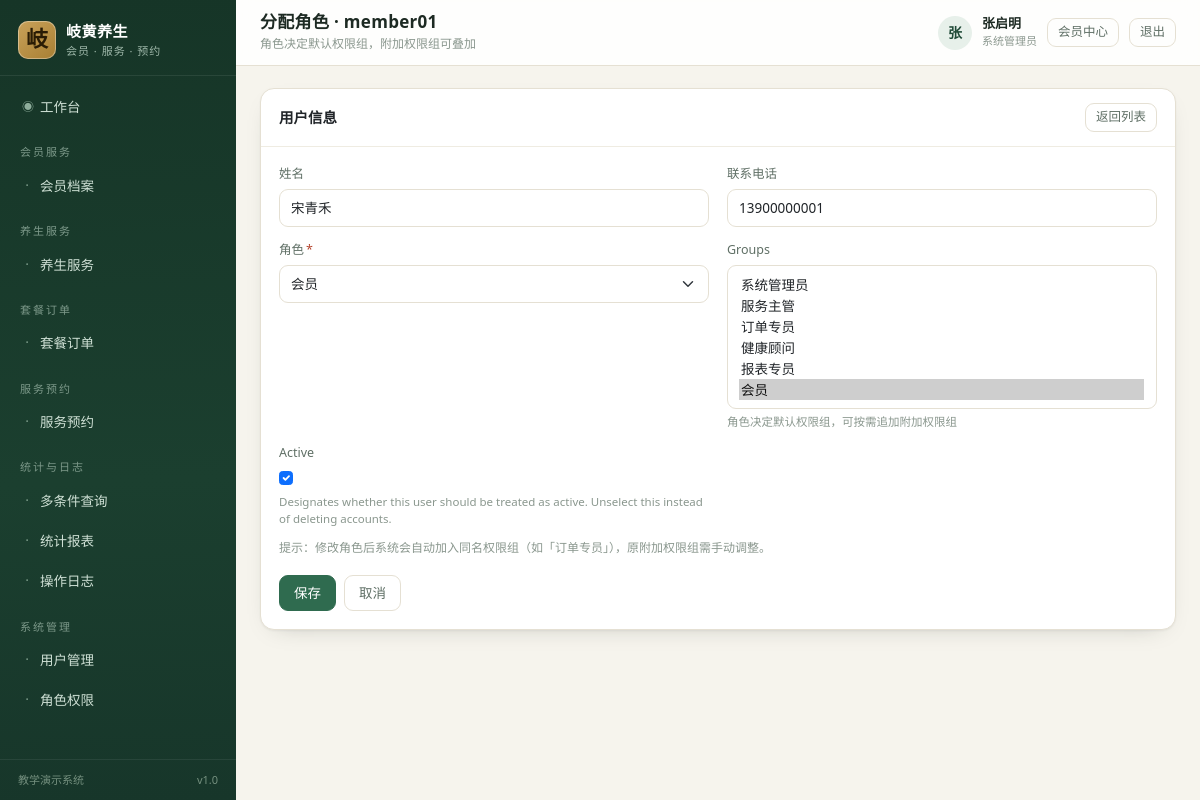
Page /accounts/users/13/role/ (signed in) on the committed database.
### core/models.py (models this page shows, shortened)
class Menu(models.Model):
    GROUP_CHOICES = [
        ("member", "会员服务"),
        ("service", "养生服务"),
        ("order", "套餐订单"),
        ("appointment", "服务预约"),
        ("report", "统计与日志"),
        ("system", "系统管理"),
    ]
    code = models.CharField("菜单编码", max_length=50, unique=True)
    name = models.CharField("菜单名称", max_length=50)
    url_name = models.CharField("路由名称", max_length=80)
    perm_codename = models.CharField("所需权限", max_length=100, blank=True,
                                     help_text="如 services.view_healthservice，留空表示登录即可访问")
    icon = models.CharField("图标", max_length=40, default="bi-circle")
    role_scope = models.CharField(
        "适用角色", max_length=120, blank=True,
        help_text="逗号分隔的角色编码（如 member,therapist），留空表示全部角色",
    )
    group = models.CharField("分组", max_length=20, choices=GROUP_CHOICES, default="service")
    sort_order = models.IntegerField("排序", default=0)
    is_active = models.BooleanField("启用", default=True)
    class Meta:
        verbose_name = "系统菜单"
        verbose_name_plural = "系统菜单"
        ordering = ["group", "sort_order", "id"]

### accounts/models.py (models this page shows, shortened)
class User(AbstractUser):
    ROLE_CHOICES = [
        ("admin", "系统管理员"),
        ("service_manager", "服务主管"),
        ("order_clerk", "订单专员"),
        ("therapist", "健康顾问"),
        ("reporter", "报表专员"),
        ("member", "会员"),
    ]
    ROLE_GROUP_MAP = {
        "admin": "系统管理员",
        "service_manager": "服务主管",
        "order_clerk": "订单专员",
        "therapist": "健康顾问",
        "reporter": "报表专员",
        "member": "会员",
    }
    role = models.CharField("角色", max_length=30, choices=ROLE_CHOICES, default="member")
    display_name = models.CharField("姓名", max_length=30, blank=True)
    phone = models.CharField("联系电话", max_length=20, blank=True)
    last_login_ip = models.CharField("最近登录IP", max_length=45, blank=True)
    class Meta:
        verbose_name = "系统用户"
        verbose_name_plural = "系统用户"
        ordering = ["-date_joined"]
    @property
    def is_member(self):
        return self.role == "member"

### accounts/views.py (the view, shortened to what this page needs)
# urls.py: path("users/<int:pk>/role/", views.UserRoleUpdateView.as_view(), name="user_role"),
class UserRoleUpdateView(PermRequiredMixin, UpdateView):
    model = User
    form_class = UserRoleForm
    template_name = "accounts/user_form.html"
    permission_required = "auth.change_user"
    success_url = reverse_lazy("accounts:user_list")
    context_object_name = "target_user"

### accounts/forms.py
class UserRoleForm(StyledFormMixin, forms.ModelForm):
    class Meta:
        model = User
        fields = ["display_name", "phone", "role", "groups", "is_active"]
        widgets = {"groups": forms.SelectMultiple(attrs={"size": 6})}
    def __init__(self, *args, **kwargs):
        super().__init__(*args, **kwargs)
        self.apply_style()
        self.fields["groups"].help_text = "角色决定默认权限组，可按需追加附加权限组"

### accounts/forms.py (called while the page is built)
    def apply_style(self):
        for name, field in self.fields.items():
            widget = field.widget
            css = "form-control"
            if isinstance(widget, forms.CheckboxInput):
                css = "form-check-input"
            elif isinstance(widget, (forms.Select, forms.SelectMultiple)):
                css = "form-select"
            elif isinstance(widget, forms.Textarea):
                widget.attrs.setdefault("rows", 3)
            existing = widget.attrs.get("class", "")
            widget.attrs["class"] = f"{existing} {css}".strip()
            if isinstance(widget, forms.DateInput):
                widget.input_type = "date"
            if field.required and not isinstance(widget, forms.CheckboxInput):
                widget.attrs.setdefault("required", "required")

### core/context_processors.py (called while the page is built)
def navigation(request):
    user = getattr(request, "user", None)
    if user is None or not user.is_authenticated:
        return {"nav_groups": [], "nav_menus": []}
    role = getattr(user, "role", "")
    menus = []
    for menu in Menu.objects.filter(is_active=True):
        if menu.role_scope and role not in [r.strip() for r in menu.role_scope.split(",") if r.strip()]:
            continue
        if not menu.perm_codename or user.has_perm(menu.perm_codename):
            menus.append(menu)
    group_labels = dict(Menu.GROUP_CHOICES)
    groups = []
    for code, label in Menu.GROUP_CHOICES:
        items = [m for m in menus if m.group == code]
        if items:
            groups.append({"code": code, "label": group_labels.get(code, label), "items": items})
    return {"nav_groups": groups, "nav_menus": menus}

### core/templatetags/ui_tags.py (called while the page is built)
@register.simple_tag(takes_context=True)
def active_nav(context, url_name):
    request = context.get("request")
    if not request:
        return ""
    resolver = getattr(request, "resolver_match", None)
    if not resolver:
        return ""
    current = resolver.view_name or ""
    return "active" if current == url_name or current.startswith(url_name + "_") else ""

### templates/accounts/user_form.html (shortened to what this page needs)
{% extends "base.html" %}
{% block page_title %}分配角色 · {{ target_user.username }}{% endblock %}
{% block breadcrumb %}<div class="crumb">角色决定默认权限组，附加权限组可叠加</div>{% endblock %}
{% block content %}
<div class="card">
  <div class="card-head">
    <h2>用户信息</h2>
    <a class="btn btn-sm btn-outline-secondary" href="{% url 'accounts:user_list' %}">返回列表</a>
  </div>
  <div class="card-body">
    <form method="post" novalidate>
      <div class="form-grid">
        {% include "partials/form_field.html" with field=form.display_name %}
        {% include "partials/form_field.html" with field=form.phone %}
        {% include "partials/form_field.html" with field=form.role %}
        {% include "partials/form_field.html" with field=form.groups %}
        {% include "partials/form_field.html" with field=form.is_active %}
      </div>
      <div class="muted" style="margin-top:12px;font-size:12px">
        提示：修改角色后系统会自动加入同名权限组（如「订单专员」），原附加权限组需手动调整。
      </div>
      <div style="margin-top:18px;display:flex;gap:8px">
        <button class="btn btn-primary" type="submit">保存</button>
        <a class="btn btn-outline-secondary" href="{% url 'accounts:user_list' %}">取消</a>
      </div>
    </form>
  </div>
</div>
{% endblock %}

### templates/base.html (shortened to what this page needs)
{% load static ui_tags %}<!DOCTYPE html>
<html lang="zh-CN">
<head>
  <link rel="stylesheet" href="{% static 'vendor/bootstrap.min.css' %}">
  <link rel="stylesheet" href="{% static 'css/app.css' %}">
</head>
<body>
<div class="layout">
  <aside class="sidebar" id="sidebar">
    <a class="brand" href="{% url 'dashboard' %}">
      <span class="brand-mark">岐</span>
      <span class="brand-text">
        <strong>岐黄养生</strong>
        <small>会员 · 服务 · 预约</small>
      </span>
    </a>
    <nav class="nav-list">
      {% if not user.is_member %}
      <a class="nav-item {% active_nav 'dashboard' %}" href="{% url 'dashboard' %}">
        <span class="nav-icon">◉</span> 工作台
      </a>
      {% endif %}
      {% for group in nav_groups %}
        <div class="nav-group">{{ group.label }}</div>
        {% for menu in group.items %}
          <a class="nav-item {% active_nav menu.url_name %}" href="{% url menu.url_name %}">
            <span class="nav-icon">·</span> {{ menu.name }}
          </a>
        {% endfor %}
      {% endfor %}
    </nav>
    <div class="sidebar-foot">
      <span>教学演示系统</span>
      <span class="ver">v1.0</span>
    </div>
  </aside>
  <div class="main">
    <header class="topbar">
      <div class="page-heading">
        <h1>{% block page_title %}工作台{% endblock %}</h1>
        {% block breadcrumb %}{% endblock %}
      </div>
      <div class="user-box">
        <span class="avatar">{{ user.display_name|default:user.username|slice:":1" }}</span>
        <span class="user-meta">
          <strong>{{ user.display_name|default:user.username }}</strong>
          <small>{{ user.get_role_display }}</small>
        </span>
        <a class="btn btn-sm btn-outline-secondary" href="{% url 'accounts:profile' %}">会员中心</a>
        <form method="post" action="{% url 'accounts:logout' %}" class="d-inline">
          <button class="btn btn-sm btn-outline-secondary" type="submit">退出</button>
        </form>
      </div>
    </header>
    <main class="content">
      {% block content %}{% endblock %}
    </main>
  </div>
</div>
</body>
</html>

### templates/partials/form_field.html (shortened to what this page needs)
<div class="field {% if wide %}span-2{% endif %}">
  <label for="{{ field.id_for_label }}">{{ field.label }}{% if field.field.required %}<span class="req">*</span>{% endif %}</label>
  {{ field }}
  {% if field.help_text %}<div class="help">{{ field.help_text }}</div>{% endif %}
</div>

### static/css/app.css (style rules this page uses)
:root { --ink: #1d2a23; --ink-soft: #5f6f65; --ink-mute: #8a978e; --brand: #2f6b4f; --brand-dark: #1f4a37; --brand-deep: #163527; --brand-soft: #e7f0ea; --accent: #b5452f; --accent-soft: #fbece7; --gold: #b7852f; --bg: #f6f4ed; --card: #ffffff; --line: #e5e0d3; --line-soft: #efece2; --shadow: 0 1px 2px rgba(31, 42, 35, .05), 0 8px 24px -16px rgba(31, 42, 35, .35); --radius: 14px; }
* { box-sizing: border-box; }
body { margin: 0; font-family: "PingFang SC", "Microsoft YaHei", "Hiragino Sans GB", "Source Han Sans SC", system-ui, sans-serif; background: var(--bg); color: var(--ink); font-size: 14px; -webkit-font-smoothing: antialiased; }
a { color: var(--brand); text-decoration: none; }
.layout { display: flex; min-height: 100vh; }
.sidebar { width: 236px; flex: 0 0 236px; background: linear-gradient(178deg, var(--brand-deep) 0%, #1b3f2f 60%, #17362a 100%); color: #dfe9e2; display: flex; flex-direction: column; position: sticky; top: 0; height: 100vh; z-index: 30; }
.brand { display: flex; align-items: center; gap: 10px; padding: 20px 18px 16px; color: #fff; border-bottom: 1px solid rgba(255, 255, 255, .08); }
.brand-mark { width: 38px; height: 38px; display: grid; place-items: center; border-radius: 10px; background: linear-gradient(140deg, #c9a25a, #a87f33); color: #2a1c05; font-family: "STKaiti", "KaiTi", serif; font-size: 22px; font-weight: 700; box-shadow: inset 0 0 0 1px rgba(255, 255, 255, .35); }
.brand-text strong { display: block; font-size: 15px; letter-spacing: .5px; }
.brand-text small { display: block; font-size: 11px; color: #9fb8aa; letter-spacing: 1px; }
.nav-list { padding: 12px 10px; overflow-y: auto; flex: 1; scrollbar-width: thin; }
.nav-group { font-size: 11px; color: #7d998a; letter-spacing: 2px; padding: 16px 10px 6px; }
.nav-item { display: flex; align-items: center; gap: 8px; padding: 9px 12px; border-radius: 9px; color: #cfe0d5; font-size: 13.5px; transition: background .15s, color .15s; margin-bottom: 2px; }
.nav-icon { color: #8fae9c; font-size: 12px; width: 10px; text-align: center; }
.sidebar-foot { padding: 12px 18px; font-size: 11px; color: #75907f; border-top: 1px solid rgba(255, 255, 255, .07); display: flex; justify-content: space-between; }
.main { flex: 1; min-width: 0; display: flex; flex-direction: column; }
.topbar { height: 66px; background: rgba(255, 255, 255, .85); backdrop-filter: blur(8px); border-bottom: 1px solid var(--line); display: flex; align-items: center; gap: 14px; padding: 0 24px; position: sticky; top: 0; z-index: 20; }
.page-heading { flex: 1; min-width: 0; }
.page-heading h1 { font-size: 17px; margin: 0; font-weight: 650; letter-spacing: .3px; }
.page-heading .crumb { font-size: 12px; color: var(--ink-mute); margin-top: 2px; }
.user-box { display: flex; align-items: center; gap: 10px; }
.avatar { width: 34px; height: 34px; border-radius: 50%; background: var(--brand-soft); color: var(--brand-dark); display: grid; place-items: center; font-weight: 700; }
.user-meta { line-height: 1.2; }
.user-meta strong { display: block; font-size: 13px; }
.user-meta small { color: var(--ink-mute); font-size: 11px; }
.content { padding: 22px 24px 40px; flex: 1; }
.card { background: var(--card); border: 1px solid var(--line); border-radius: var(--radius); box-shadow: var(--shadow); margin-bottom: 18px; overflow: hidden; }
.card-head { display: flex; align-items: center; justify-content: space-between; gap: 12px; padding: 14px 18px; border-bottom: 1px solid var(--line-soft); }
.card-head h2 { font-size: 14.5px; margin: 0; font-weight: 650; }
.card-body { padding: 18px; }
.muted { color: var(--ink-mute); }
.form-grid { display: grid; grid-template-columns: repeat(2, minmax(0, 1fr)); gap: 14px 18px; }
.field label { display: block; font-size: 12.5px; color: var(--ink-soft); margin-bottom: 5px; font-weight: 500; }
.field .req { color: var(--accent); margin-left: 2px; }
.field .help { font-size: 11.5px; color: var(--ink-mute); margin-top: 4px; }
.form-control, .form-select { border-color: var(--line); border-radius: 9px; font-size: 13.5px; padding: 8px 11px; background-color: #fff; }
.btn { border-radius: 9px; font-size: 13.5px; padding: 7px 14px; font-weight: 500; }
.btn-primary { background: var(--brand); border-color: var(--brand); }
.btn-outline-secondary { color: var(--ink-soft); border-color: var(--line); }
.btn-sm { padding: 4px 10px; font-size: 12.5px; }

### rows in the picture
Menu: name "会员档案"
Menu: name "养生服务"
Menu: name "套餐订单"
Menu: name "服务预约"
Menu: name "多条件查询"
Menu: name "统计报表"
Menu: name "操作日志"
Menu: name "用户管理"
Menu: name "角色权限"
User: username "member01", display_name "宋青禾", phone "13900000001", role "会员", is_active "☑"
User: display_name "张", display_name "张启明", role "系统管理员"

### other values in the picture
{{ group.label }} "会员服务" "养生服务" "套餐订单" "服务预约" "统计与日志" "系统管理"
{{ field.label }} "姓名 联系电话 角色 Groups Active"
{{ field.help_text }} "角色决定默认权限组，可按需追加附加权限组 Designates whether this user should be treated as active. Unselect this instead of deleting accounts."
